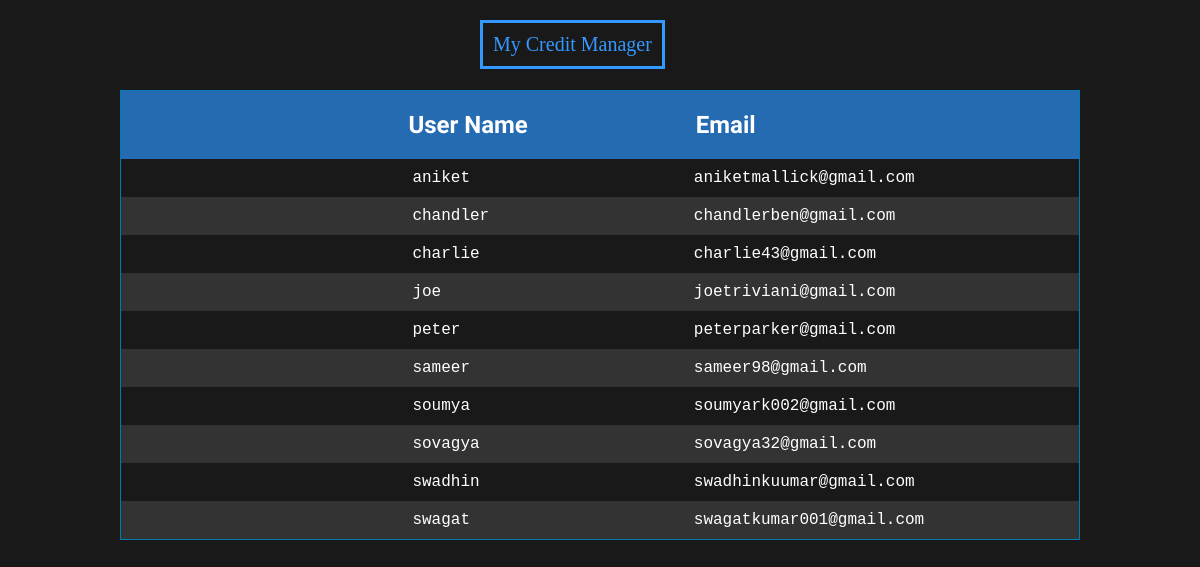
Page /list.php on the committed database.
### tables this page shows
CREATE TABLE `user` (
  `username` varchar(20) NOT NULL,
  `email` varchar(50) DEFAULT NULL,
  `credit` int(11) DEFAULT NULL
);

### list.php (the view, shortened to what this page needs)
<!doctype html>
<html lang="en">
<head>
    <link rel="stylesheet" href="css/list.css" type="text/css">
</head>
<body>
    <?php
    $conn=new mysqli('localhost','root','','demo');
    if($_POST){
        $sql = "SELECT username,email FROM user where username like '".$_POST["search"]."%'";
    }else{
        $sql = "SELECT username,email FROM user";
    }
    $result = $conn->query($sql);
    ?>
    <div style="overflow:hidden;background-color:#3399ff">
        <p class="logo">My Credit Manager</p>
    </div><br><br><br><br><br>
    <?php
    if ($result->num_rows > 0) {
    ?>
    <div style="border:1px solid #0478B3;margin-left:10%;margin-right:10%">
    <div style='overflow:hidden;background-color:#246bb2;font-family: "Heebo", sans-serif;'>
    <h2 style='width:30%;float:left;margin-left:30%;color:white'>User Name</h2>
    <h2 style='float:left;color:white'>Email</h2>
    </div>
    <?php
    $count=0;
    while($row = $result->fetch_assoc()) {
        if($count%2!==0){
            echo "<div style='overflow:hidden;background-color:#333333;padding:10px'>
                <a href='redirect.php?un={$row["username"]}'>
                    <span class='username'>".$row["username"]."</span>
                    <span class='email'>".$row["email"]."</span>
                </a>
            </div>
            ";
        }else{
            echo "<div style='overflow:hidden;padding:10px'>
                <a href='redirect.php?un={$row["username"]}'>
                    <span class='username'>".$row["username"]."</span>
                    <span class='email'>".$row["email"]."</span>
                </a>
            </div>
            ";
        }
        $count++;
    }
    } else {
        echo "0 results";
    }
    ?>
    </div>
</body>
</html>

### css/list.css (style rules this page uses)
body,html { background-color: #191919; margin: 0px; }
.logo { font-family: 'Baloo Bhai', cursive; font-size: 20px; padding:10px; border:3px solid #3399ff; position:absolute; color: #3399ff; margin-left:40%; }
a { text-decoration: none; color:white; font-family: 'Ubuntu', sans-serif; }
.username { width:30%; float:left; margin-left:30%; font-family: 'Inconsolata', monospace; }
.email { float:left; font-family: 'Inconsolata', monospace; }

### rows in the picture
user: username "aniket", email "aniketmallick@gmail.com"
user: username "chandler", email "chandlerben@gmail.com"
user: username "charlie", email "charlie43@gmail.com"
user: username "joe", email "joetriviani@gmail.com"
user: username "peter", email "peterparker@gmail.com"
user: username "sameer", email "sameer98@gmail.com"
user: username "soumya", email "soumyark002@gmail.com"
user: username "sovagya", email "sovagya32@gmail.com"
user: username "swadhin", email "swadhinkuumar@gmail.com"
user: username "swagat", email "swagatkumar001@gmail.com"
